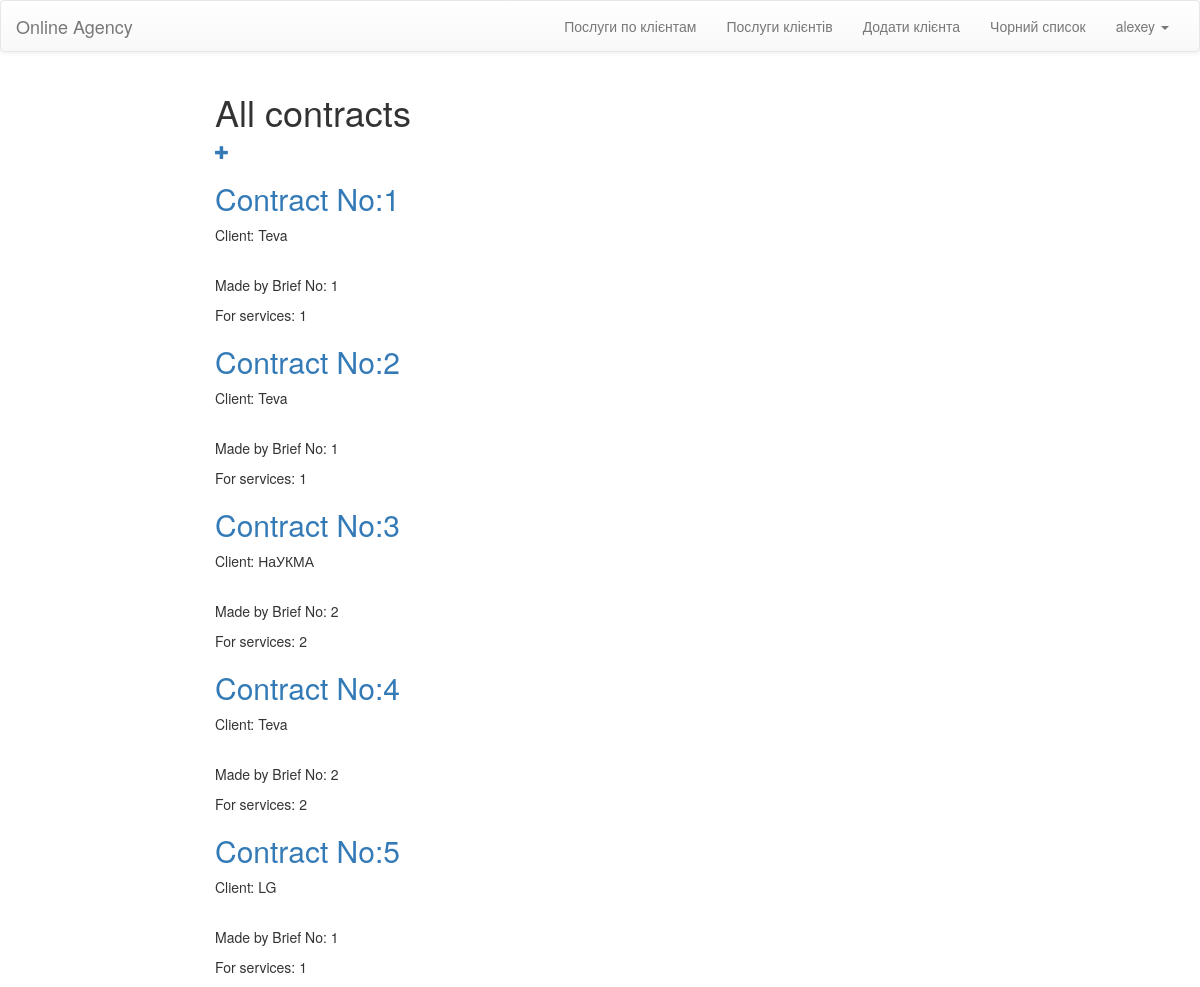
/contracts/ (signed in), run on the app's committed database.
### OnlineAgecy/models.py (models this page shows, shortened)
class MyUser(AbstractUser):
    client_id = models.ForeignKey(Client, null=True)

class Contract(models.Model):
    id = models.AutoField(primary_key=True)
    Date = models.DateField(max_length=100)
    Start_date = models.DateField( max_length=100)
    End_date = models.DateField(max_length=100)
    Manager_id = models.ForeignKey(Manager)
    Brief_id = models.ForeignKey(Brief)
    Client_id = models.ForeignKey(Client)
    Services = models.ManyToManyField(Service)

class Client(models.Model):
    id = models.AutoField(primary_key=True)
    Name = models.CharField(max_length=40)
    Registration_adress =models.CharField(max_length=200)
    Office_adress = models.CharField(max_length=200)
    Phone = models.CharField(max_length=24)
    Personal_Discount = models.IntegerField()
    Software = models.CharField(max_length=40)
    Mail = models.CharField(max_length=40)
    Payment_info = models.CharField(max_length=255)
    def __str__(self):
        return self.Name

class Brief(models.Model):
    id = models.AutoField(primary_key=True)
    Date = models.DateField( max_length=100)
    Start_date = models.DateField(max_length=100)
    End_date = models.DateField(max_length=100)
    Client_id = models.ForeignKey(Client)
    def __str__(self):
        return str(self.id)

### OnlineAgecy/views.py (the view)
# urls.py: url(r'^contracts/$', views.contracts, name='contracts'),
@login_required(login_url="login/")
def contracts(request):
	contracts = Contract.objects.raw('SELECT * FROM OnlineAgecy_contract')
	return render(request, "contracts/contracts_list.html", {'contracts': contracts})

### templates/contracts/contracts_list.html (shortened to what this page needs)
{% extends 'layouts/base.html' %}
{% block content %}
    <div class="col-lg-8 col-lg-offset-2 col-md-8 col-md-offset-2">
        <h1> All contracts </h1><a href="{%  url 'contract_new'%}"> <span class="glyphicon glyphicon-plus"></span></a>
        {% for contract in contracts %}
            <h2><a href="{%  url 'contract_detail' contract.id %}"> Contract No:{{contract.id}}</a> </h2>
            <p>Client: {{contract.Client_id}}</p><br>
            <p>Made by Brief No: {{contract.Brief_id}}</p>
            <p>For services: {{contract.Brief_id}}</p>
        {% endfor %}
    </div>
{% endblock %}

### templates/layouts/base.html (shortened to what this page needs)
	{% load staticfiles %}
	<!DOCTYPE html>
	<html>
	<head>
        <link rel="stylesheet" href="{% static 'css/main.css' %}">
	    <link rel="stylesheet" href="//maxcdn.bootstrapcdn.com/bootstrap/3.2.0/css/bootstrap.min.css">
        <link rel="stylesheet" href="//maxcdn.bootstrapcdn.com/bootstrap/3.2.0/css/bootstrap-theme.min.css">
        <link rel="stylesheet" href="https://cdnjs.cloudflare.com/ajax/libs/bootstrap-datetimepicker/4.17.37/css/bootstrap-datetimepicker.min.css" />
    </head>
	<body>
	<nav class="navbar navbar-default">
	  <div class="container-fluid">
	    <div class="navbar-header">
	      <a class="navbar-brand" href="/">Online Agency</a>
	    </div>
	    <div class="collapse navbar-collapse" id="bs-example-navbar-collapse-1">
	      <ul class="nav navbar-nav navbar-right">
              {% for group in user.groups.all %}
                {% if group.name == 'manager' %}
                  <li><a href="{% url 'contracts_services'  %} ">Послуги по клієнтам</a></li>
                  <li><a href="{% url 'clients_services_count'  %} ">Послуги клієнтів</a></li>
                  <li><a href="{% url 'client_new'  %} ">Додати клієнта</a></li>
                  <li><a href="{% url 'fresh_clients' %} ">Чорний список</a></li>
                {% endif %}
              {% endfor %}
	        <li class="dropdown">
	          <a href="#" class="dropdown-toggle" data-toggle="dropdown" role="button" aria-expanded="false">{{ request.user.username }} <span class="caret"></span></a>
	        </li>
	      </ul>
	    </div>
	  </div>
	</nav>
    {% block content %}
    {% endblock %}
	</body>
	</html>

### data on the page
MyUser: user.username "alexey"
Contract: id "1", Client_id "Teva", Brief_id "1"
Contract: id "2", Client_id "Teva", Brief_id "1"
Contract: id "3", Client_id "НаУКМА", Brief_id "2"
Contract: id "4", Client_id "Teva", Brief_id "2"
Contract: id "5", Client_id "LG", Brief_id "1"
